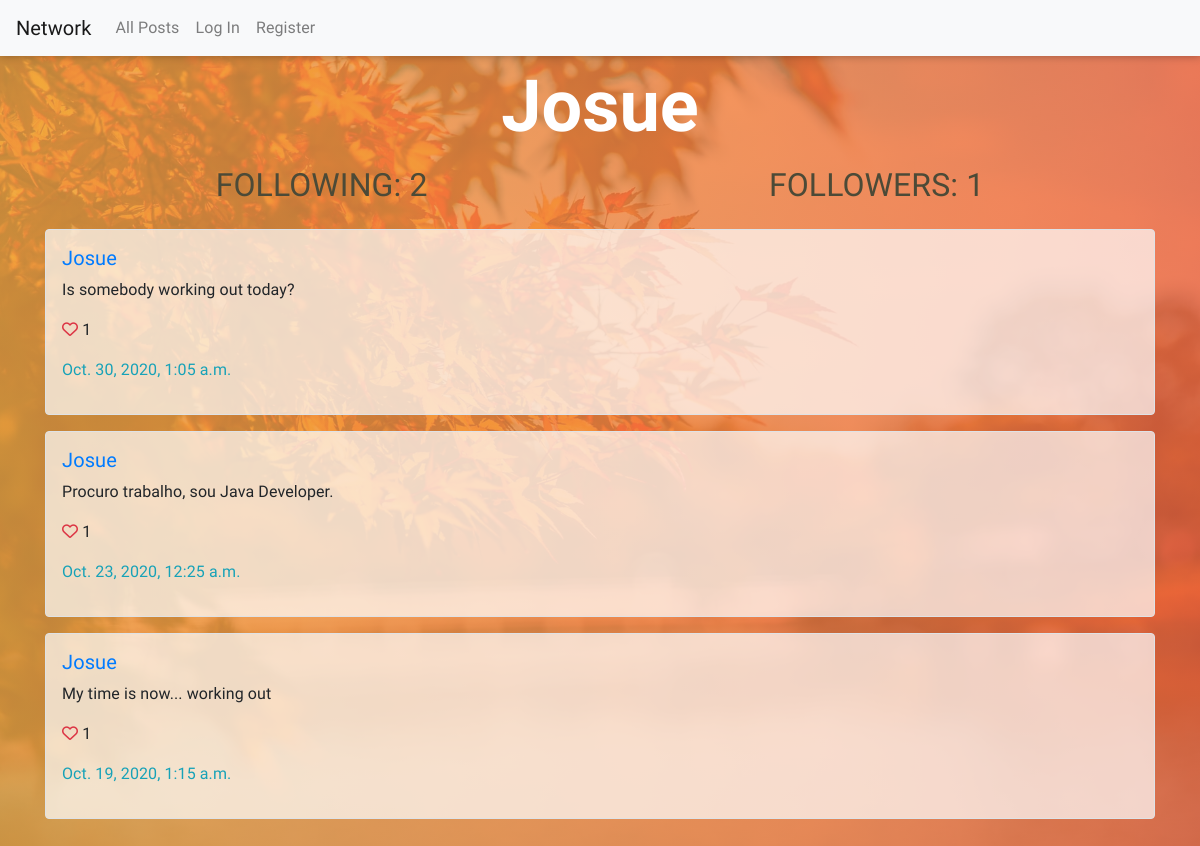
The page /profile/3 on the database its author committed.
### network/models.py (models this page shows, shortened)
class User(AbstractUser):
    def serialize(self):
        return {
            "id": self.id,
            "username": self.username,
            "email": self.email
        }

class Posts(models.Model):
    post = models.TextField()
    user = models.ForeignKey(User, on_delete=models.CASCADE)
    date = models.DateTimeField(auto_now=True)
    likes = models.ManyToManyField(User, related_name='likes')
    class Meta:
        verbose_name_plural = 'Posts'

### network/views.py (the view)
# urls.py: path('profile/<str:user>', views.profile, name='profile'),
def profile(request, user):
    profile = User.objects.get(pk=user)
    follow = Followers.objects.get(user=profile)
    following = follow.followers.count()
    followers = User.objects.filter(followers__followers=profile).count()
    user_posts = Posts.objects.filter(user=profile).order_by('-date').all()
    p = Paginator(user_posts, 10)
    page_number = request.GET.get('page', 1)
    try:
        page = p.page(page_number)
    except:
        page = p.page(1)
    return render(request, "network/profile.html", {
        'user_profile': profile,
        'following': following,
        'followers':  followers ,
        "follow": profile.follower.filter(user__id=request.user.id).count(),
        'posts': page
        })

### network/templates/network/profile.html (shortened to what this page needs)
{% extends "network/layout.html" %}
{% block body %}
    <div class="container">
        <h1 class="display-3 d-flex justify-content-center mt-2 mb-3 profile-name">{{ user_profile|capfirst }}</h1>
        <div class="d-flex justify-content-around mb-3">
            <h2 class="h2">Following: {{ following }}</h2>
            <h2 class="h2">Followers: <span id="followers">{{ followers }}</span></span></h2>
        </div>
        {% for post in posts %}
            <div class="border rounded posts mb-3 pl-3 pt-3 pb-3">
                <h5 class="h5"><a href="{% url 'network:profile' post.user.id %}">{{post.user | capfirst}}</a></h5>
                <p id="post-{{ post.id }}">{{post.post}}</p>
                <p>
                    {% if post.likes.count == 0 %}
                        <i class="far fa-heart text-danger like" data-like="{{ post.id }}"></i>
                        <i class="fas fa-heart text-danger d-none unlike" data-unlike="{{ post.id }}"></i>
                    {% else %}
                        {% if request.user not in post.likes.all %}
                            <i class="far fa-heart text-danger like" data-like="{{ post.id }}"></i>
                        {% else %}
                            <i class="fas fa-heart text-danger unlike" data-unlike="{{ post.id }}"></i>
                            <i class="far fa-heart text-danger d-none like" data-like="{{ post.id }}"></i>
                        {% endif %}
                {% endif %}
                    <span data-postLikes="{{ post.id }}">{{post.likes.count }}</span>
                </p>
                <p class="text-info">{{post.date}}</p>
            </div>
        {% endfor %}
    </div>
{% endblock %}

### network/static/network/styles.css (style rules this page uses)
body { background-image: linear-gradient( to right, rgba(238, 169, 73, 0.8), rgba(244, 107, 69, 0.8)), url(bg3.jpg); background-position: center; background-attachment: fixed; background-size: cover; font-family: 'Heebo', sans-serif; letter-spacing: 0.1px; }
.posts { background-color: rgba(255, 255, 255, 0.7); }
.display-3 { color:white; font-weight: 800; }
.h2 { color: #4c4a37; text-transform: uppercase; font-weight: 500; }

### rows shown on the page
User: username "Josue"
Posts: user "Josue", post "Is somebody working out today?", likes.count "1", date "Oct. 30, 2020, 1:05 a.m."
Posts: user "Josue", post "Procuro trabalho, sou Java Developer.", likes.count "1", date "Oct. 23, 2020, 12:25 a.m."
Posts: user "Josue", post "My time is now... working out", likes.count "1", date "Oct. 19, 2020, 1:15 a.m."

### other values the page prints
{{ following }} "2"
{{ followers }} "1"
